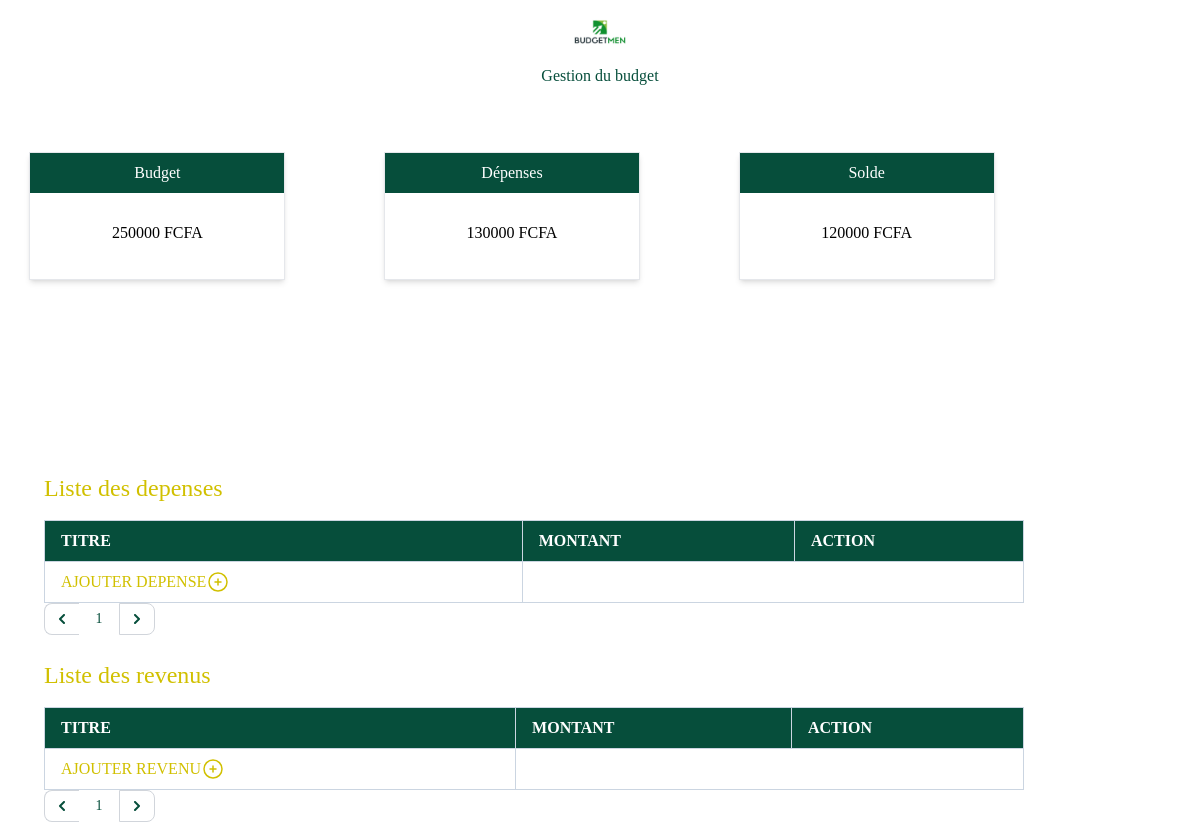
Before: /?page=2 with the older database file.
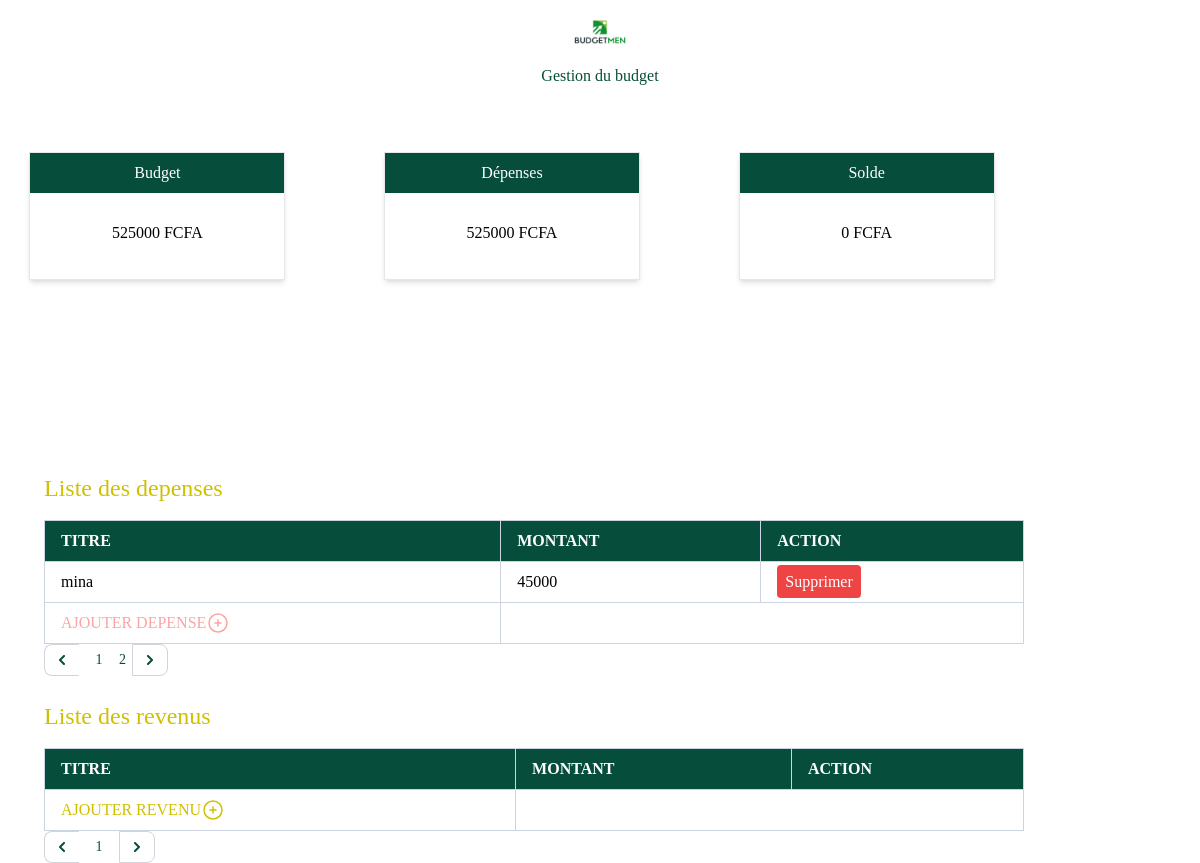
After: the same page with the newer database file.
### app.py (models this page shows, shortened)
class Depense(db.Model):
    id = db.Column(db.Integer, primary_key=True)
    titre = db.Column(db.String(100), nullable=False)
    montant = db.Column(db.Integer, nullable=False)

### app.py (the view)
@app.route("/")
def index():
    page = request.args.get('page', 1, type=int)  # par defaut 1
    depenses = Depense.query.order_by(Depense.titre).paginate(page=page, per_page=5, error_out=False)
    page = request.args.get('page', 1, type=int)
    revenus = Revenu.query.order_by(Revenu.titre).paginate(page=page, per_page=5, error_out=False)
    total_deps = db.session.query(db.func.sum(Depense.montant)).scalar()
    budget = db.session.query(db.func.sum(Revenu.montant)).scalar()
    solde = budget - total_deps
    return render_template("index.html",total_deps=total_deps, depenses=depenses, revenus=revenus, budget=budget, solde=solde)

### templates/index.html (shortened to what the changed rows need)
{% extends "./base.html" %}
  {% block content %}
    {% include "logo.html" %}
      <div>
        <div class="container pt-5">
            <div class="grid grid-cols-3 gap-10  dark:grid grid-rows-2 md:cols-1">
              <div class="bg-white shadow-md min-w-64 min-h-32 mx-auto border border-gray-200 "><div class="grid-flow-row px-4 py-2 bg-emerald-900 text-white text-center">Budget</div><p class="text-center m-7"> {{ budget }} FCFA</p></div>
              <div class="bg-white shadow-md min-w-64 min-h-32 mx-auto border border-gray-200 "><div class="grid-flow-row px-4 py-2 bg-emerald-900 text-white text-center">Dépenses</div><p class="text-center m-7">{{ total_deps }} FCFA</p></div>
              <div class="bg-white shadow-md min-w-64 min-h-32 mx-auto border border-gray-200 "><div class="grid-flow-row px-4 py-2 bg-emerald-900 text-white text-center">Solde</div><p class="text-center m-7"> {{ solde }} FCFA</p></div>
            </div>
          <br>
            {% include "layouts.html" %}
          <div>
            <div class="pl-11">
              <h1 class="font text-2xl mb-4 text-[#D1C000]">Liste des depenses</h1>
              <table class="border-collapse border border-slate-300 inline-table w-full">
                  <thead>
                    <tr>
                      <th class="border border-slate-300 px-4 py-2 bg-emerald-900 text-white text-left">TITRE</th>
                      <th class="border border-slate-300 px-4 py-2 bg-emerald-900 text-white text-left">MONTANT</th>
                      <th class="border border-slate-300 px-4 py-2 bg-emerald-900 text-white text-left">ACTION</th>
                    </tr>
                  </thead>
                  {% for depense in depenses %}
                  <tbody>
                    <tr>
                      <td class="border border-slate-300 px-4 py-2 "><a class="hover:text-[#D1C000]" href="/update/{{depense.id}}/">{{depense.titre}}</a></td>
                      <td class="border border-slate-300 px-4 py-2"><a class="hover:text-[#D1C000]" href="/update/{{depense.id}}/">{{depense.montant}}</a></td>
                      <td class="border border-slate-300 px-4 py-2">
                        <a href="/delete/{{depense.id}}/"
                        class="bg-red-500 hover:bg-red-600 active:bg-red-700 focus:outline-none focus:ring focus:ring-violet-300 p-2 rounded text-white">
                          Supprimer
                        </a>
                      </td>
                    </tr>
                  </tbody>
                  {% endfor %}
                  {% if  budget  >  total_deps %}
                  <tr>
                    <td class="border border-slate-300 px-4 py-2">
                      <div>
                        <a href="/create_dep" class="flex flex-wrap text-[#D1C000]">AJOUTER DEPENSE
                          <svg xmlns="http://www.w3.org/2000/svg" fill="none" viewBox="0 0 24 24" stroke-width="1.5" stroke="currentColor" class="float-right size-6">
                            <path stroke-linecap="round" stroke-linejoin="round" d="M12 9v6m3-3H9m12 0a9 9 0 1 1-18 0 9 9 0 0 1 18 0Z"/>
                          </svg>
                        </a>
                      </div>
                    </td>
                   </tr>
                   {% else %}
                   <tr>
                    <td class="border border-slate-300 px-4 py-2">
                      <div>
                        <a href="/impo_dep" class="flex flex-wrap text-red-300">AJOUTER DEPENSE
                          <svg xmlns="http://www.w3.org/2000/svg" fill="none" viewBox="0 0 24 24" stroke-width="1.5" stroke="currentColor" class="float-right size-6">
                            <path stroke-linecap="round" stroke-linejoin="round" d="M12 9v6m3-3H9m12 0a9 9 0 1 1-18 0 9 9 0 0 1 18 0Z"/>
                          </svg>
                        </a>
                      </div>
                    </td>
                   </tr>
                   {% endif %}
                </table>
                <br>
                <nav aria-label="Page navigation example">
                  <ul class="flex items-center -space-x-px h-8 text-sm">
                    {% for page_num in depenses.iter_pages() %}
                    {% if page_num %}
                    {% if page_num != depenses.page %}
                    <li class="page-item"><a class="page-link text-emerald-900" href="/?page={{ page_num }}">{{ page_num }}</a></li>&nbsp;&nbsp;
                    {% else %}
                    <li class="page-item active" aria-current="page">
                        <span class="page-link text-emerald-900">{{ page_num }}</span>
                    </li>
                    {% endif %}
                    {% else %}
                    <li class="page-item disabled"><span class="page-link">...</span></li>
                    {% endif %}
                    {% endfor %}
                  </ul>
                </nav>
            </div>
          </div>
          <br>
          <div>
            {% include "revenu/index_revenu.html" %}
          </div>
        </div>
    </div>
  {% endblock content %}

Changed rows visible on the page:
added Depense: titre "mina", montant "45000"
Other visible differences:
{{ budget }}: "250000" → "525000"
{{ total_deps }}: "130000" → "525000"
{{ solde }}: "120000" → "0"
new list line: "2"
